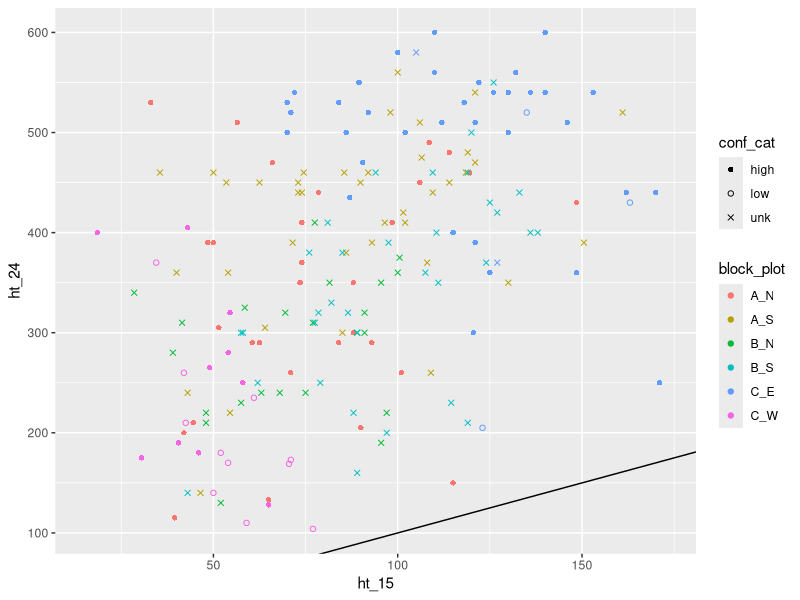
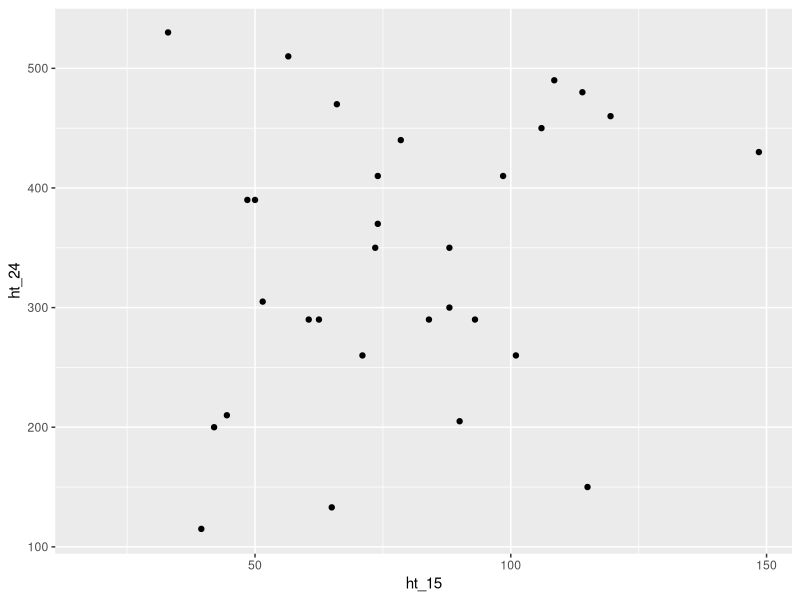
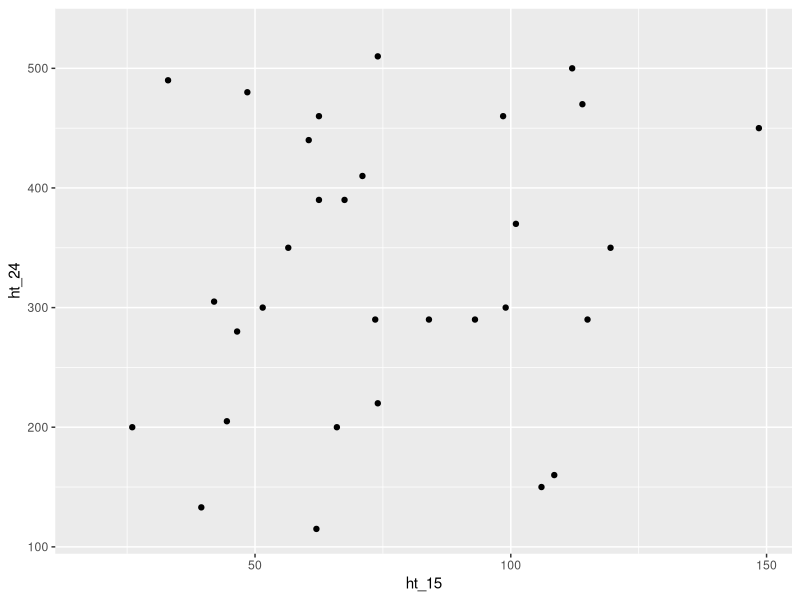
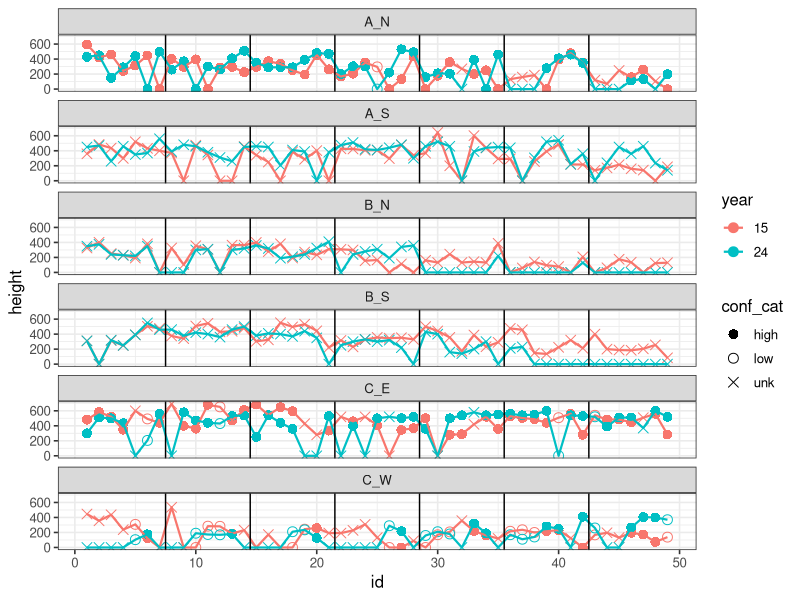

R code for these plots, in order:
library(tidyverse)
library(readxl)

d1 = read_csv("data/2015.csv")

d2 = read_excel("data/2024.xlsx")


# Filter to focal rows and cols
d1 = d1 |>
  filter(experiment == "BDF") |>
  select(id, block, plot = seedlot, ht_15 = ht.15) |>
  mutate(id = as.numeric(id)) |>
  mutate(ht_15 = as.numeric(ht_15))

d2 = d2 |>
  select(id = Tree,
         block = Block,
         plot = Plot,
         ht_24 = Height,
         conf = Confidence,
         notes = Notes) |>
  mutate(id = as.character(id)) |>
  mutate(id = as.numeric(id)) |>
  mutate(block_plot = paste0(block, "_", plot)) |>
  mutate(conf_cat = case_when(conf == "5" ~ "high",
                              conf %in% c("1", "2", "3") ~ "low",
                              .default = "unk")) |>
  mutate(ht_24 = as.numeric(ht_24))

d = left_join(d1, d2) |>
  mutate(across(c(ht_15, ht_24), as.numeric))


ggplot(d, aes(x = ht_15, y = ht_24, color = block_plot, pch = conf_cat)) +
  geom_point() +
  scale_shape_manual(values=c(16, 1, 4)) +
  geom_abline(slope = 1, intercept = 0)

sum(is.na(d$ht_15) | is.na(d$ht_24))


## When was it missing in 15 but not 24?
d = d |>
  mutate(appeared = is.na(ht_15) & !is.na(ht_24)) |>
  mutate(missing_15 = ifelse(is.na(ht_15), "missing", "")) |>
  mutate(missing_24 = ifelse(is.na(ht_24), "missing", "")) |>
  mutate(problem = ifelse(appeared, "appeared", ""))


## Test cor in AN if d2 ID is shifted

# Initial cor
d_unshift = d |>
  filter(block_plot == "A_N")
cor(d_unshift$ht_15, d_unshift$ht_24, use = "complete.obs")
ggplot(d_unshift, aes(x = ht_15, y = ht_24)) +
  geom_point()

# Shifted cor
d1_shift = d1 |>
  mutate(id = id + 1)
d_shift = left_join(d1_shift, d2) |>
  mutate(across(c(ht_15, ht_24), as.numeric)) |>
  filter(block_plot == "A_N")
cor(d_shift$ht_15, d_shift$ht_24, use = "complete.obs")
ggplot(d_shift, aes(x = ht_15, y = ht_24)) +
  geom_point()
# Doesn't help


## Tree ring type figure

# NA (missing) heights to 0
d2 = d |>
  mutate(across(c(ht_15, ht_24), ~ifelse(is.na(.x), 0, .x)))

# Long form
d2 = d2 |>
  pivot_longer(cols = c(ht_15, ht_24), values_to = "height",
               names_to = "year") |>
  mutate(year = str_sub(year, 4, 5))

# Double the yr_15 ht so it sivually aligns
d2[d2$year == "15", "height"] = 4 * d2[d2$year == "15", "height"] 



ggplot(d2, aes(y = height, x = id, color = year)) +
  geom_point(aes(shape = conf_cat), size = 3) +
  geom_line(linewidth = 0.75) +
  facet_wrap(~block_plot, ncol = 1) +
  geom_vline(xintercept = c(7.5, 14.5, 21.5, 28.5, 35.5, 42.5)) +
  scale_shape_manual(values=c(16, 1, 4)) +
  theme_bw(12)




